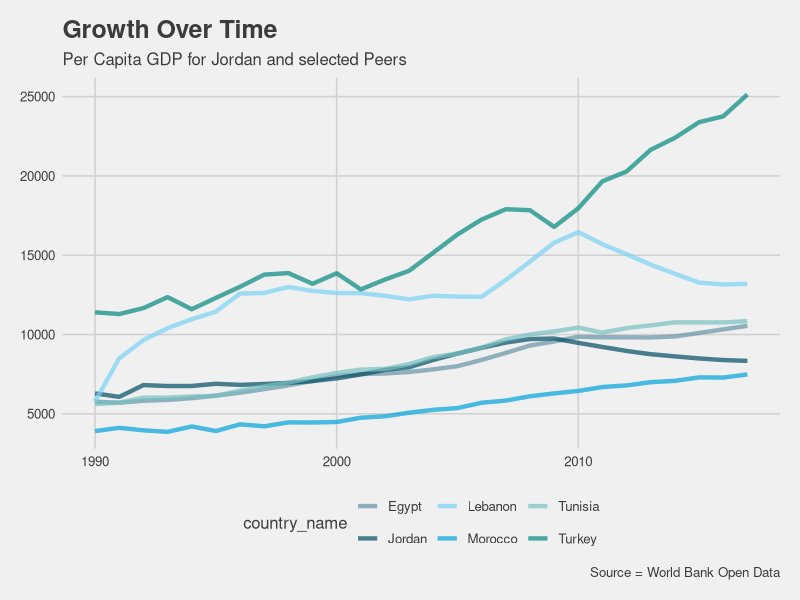

This chart was generated by the following R code: (Note: this script raises an error after producing the figure.)
### Jordan Growth Diagnostic Indicators

library(tidyverse)
library(ggthemes)
library(readr)
gdp <- read_csv("data_records.1553542397.csv")

# GDP over time
ggplot(data = gdp, 
       mapping = aes(x = as.numeric(year), y = value, group=country_name, color = country_name)) +
  geom_line(size = 1.5, alpha = 0.7) +
  theme_fivethirtyeight() +
  scale_color_economist() + 
  labs(title = "Growth Over Time",
       subtitle = "Per Capita GDP for Jordan and selected Peers", 
       caption = "Source = World Bank Open Data")

### High Cost of Finance

# Ration of Externawl Debt to GDP

gdp_to_external_debt <- read_csv("gdp_to_external_debt.csv")
gdp_ext_debt_long <- spread(gdp_to_external_debt, key = country_name, value = value)

# Interest Rates
library(readr)
int_rates <- read_csv("int_rates.csv")
int_rates_wide <- spread(int_rates, key = series_name, value = value)
int_rates_2 <- select(int_rates_wide, is.na(`GDP growth(annual percentage)`))

int_jordan <- filter(int_rates, country_name=="Jordan")
int_only <- filter(int_rates, series_name=="Real interest rate (percentage)")

# Peer Group Interest Rates
ggplot(data = int_only, 
       mapping = aes(x = as.numeric(year), y = value)) +
  geom_line(aes(color=country_name), size = 1.5, alpha = 0.7) +
  theme_fivethirtyeight() +
  labs(title = "Interest Rates",
       subtitle = "Comparison of Real Interest Rates across the Peer Group",
       caption = "Source = USAID Inclusive Growth Diagnostic Indicators") +
theme(panel.grid.major.x = element_blank())

# Interest Rate v. Gdp
ggplot(data = int_jordan, 
  mapping = aes(x = as.numeric(year), y = value)) +
  geom_line(aes(color=series_name), size = 1.5, alpha = 0.7) +
  theme_fivethirtyeight() +
  theme(legend.position = "none") +
  labs(title = "Interest Rate and Growth",
       caption = "Source = USAID Inclusive Growth Diagnostic Indicators")

# Per Capita GDP
ggplot(data = gdp, 
       mapping = aes(x = as.numeric(year), y = value)) +
  geom_line(aes(color=country_name), size = 1.5, alpha = 0.7) +
  theme(panel.grid.major.x = element_blank()) +
  theme_fivethirtyeight() +
  labs(title = "Growth Comparison",
       subtitle = "Comparison of Per Capita GDP across the Peer Group",
       caption = "Source = USAID Inclusive Growth Diagnostic Indicators")
credit2 <- mutate(credit, log(value))
credit3 <- select(credit2, series="series_name", year="year", value=`log(value)`)

# Invest v. GDP
ggplot(data = credit3, 
       mapping = aes(x = as.numeric(year), y = value)) +
  geom_line(aes(color=series), size = 1.5, alpha = 0.7) +
  theme(panel.grid.major.x = element_blank()) +
  theme_fivethirtyeight() +
  labs(title = "Price Constraint",
       subtitle = "Comparison of Real Interest Rate and Investment Levels",
       caption = "Source = USAID Inclusive Growth Diagnostic Indicators")

# Log Interest Rates v. Log Domestic Credit
ggplot(data = credit3, 
       mapping = aes(x = as.numeric(year), y = value)) +
  geom_line(aes(color=series), size = 1.5, alpha = 0.7) +
  theme(panel.grid.major.x = element_blank()) +
  theme_fivethirtyeight() +
  scale_color_economist() +
  theme(panel.grid.major.x = element_blank()) +
  labs(title = "Examining the Finance Constraint",
       subtitle = "Comparison Between Log of Real Interest Rate and Domestic Credit",
       caption = "Source = USAID Inclusive Growth Diagnostic Indicators")
